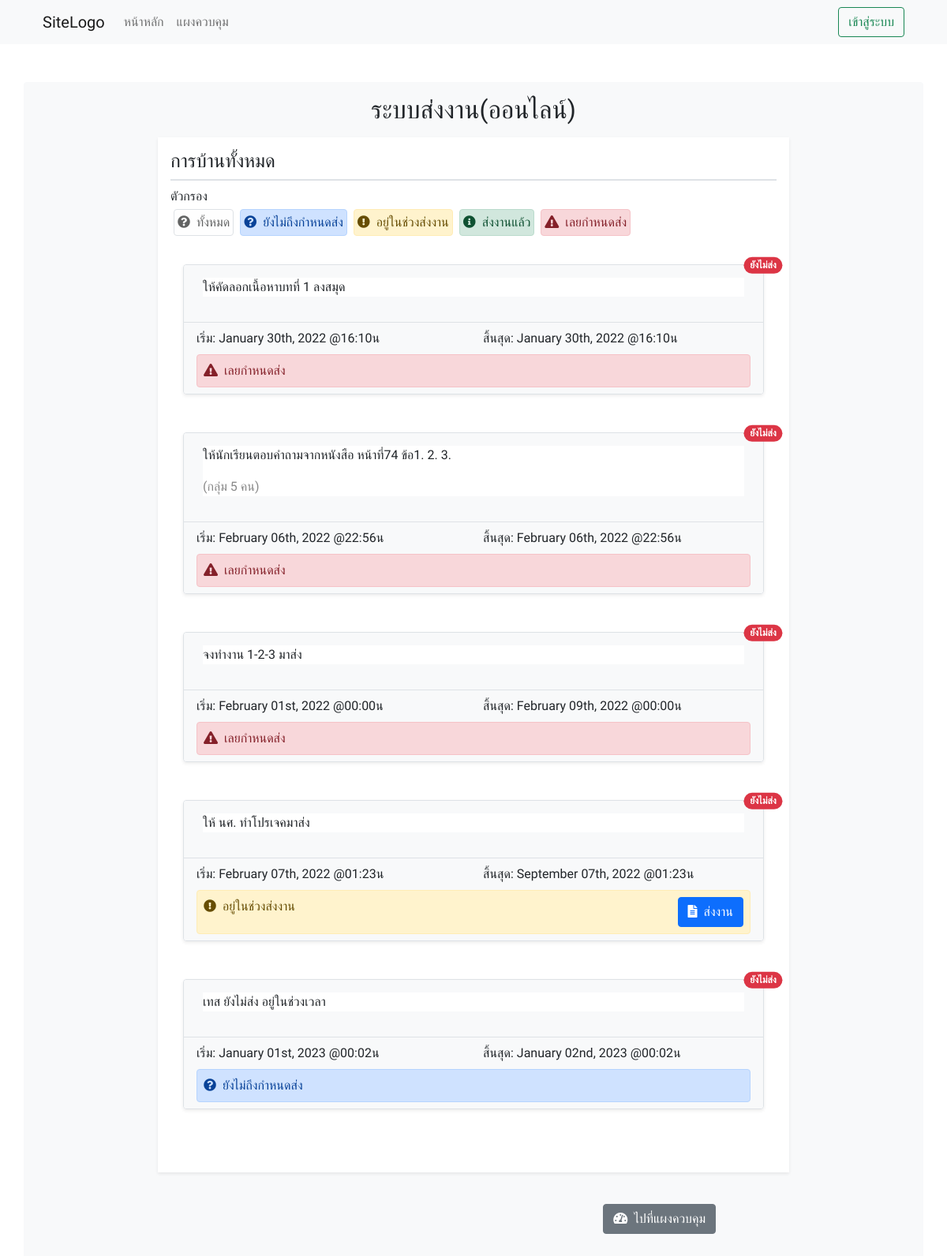
Page /assign/all.php?classid=5 (signed in) on the committed database.
### tables this page shows
CREATE TABLE `tb_exercise` (
  `ClassID` int(3) UNSIGNED ZEROFILL NOT NULL,
  `ExerciseID` int(3) UNSIGNED ZEROFILL NOT NULL,
  `ExerciseTitle` text NOT NULL,
  `ExerciseStart` datetime NOT NULL DEFAULT current_timestamp(),
  `ExerciseEnd` datetime NOT NULL DEFAULT current_timestamp()
);

### assign/all.php (the view, shortened to what this page needs)
<!DOCTYPE html>
<html lang="en">
<?php
include("../sys_db_connect.php");
$sql = "SELECT *,
            (
                SELECT COUNT(*)
                FROM tb_exercisesend es
            )AS Status,
            (
                SELECT COUNT(*)
                FROM tb_exercisesend es
                WHERE es.ExerciseID=e.ExerciseID
                AND es.UserID=?
            )AS Send
        FROM tb_exercise e
        WHERE ClassID=?
        ORDER BY e.ExerciseEnd";
$stmt = $mysqli->prepare($sql);
$stmt->bind_param("ii", $_SESSION['UserID'], $_GET['classid']);
$stmt->execute();
$exercies = $stmt->get_result()->fetch_all(MYSQLI_ASSOC);
?>
<head>
    <link rel="stylesheet" href="https://cdnjs.cloudflare.com/ajax/libs/twitter-bootstrap/5.0.0-beta1/css/bootstrap.min.css" />
    <link rel="stylesheet" href="https://cdnjs.cloudflare.com/ajax/libs/font-awesome/5.15.2/css/all.min.css" />
    <link href="https://cdn.quilljs.com/1.3.6/quill.snow.css" rel="stylesheet">
</head>
<body>
    <header class="bg-light">
        <div class="container">
            <nav class="navbar navbar-expand-lg navbar-light ">
                <div class="container-fluid">
                    <a class="navbar-brand" href="/Anuchit/index.php">SiteLogo</a>
                    <div class="collapse navbar-collapse" id="navbarSupportedContent">
                        <ul class="navbar-nav me-auto mb-2 mb-lg-0">
                            <li class="nav-item">
                                <a class="nav-link" aria-current="page" href="/Anuchit/index.php">หน้าหลัก</a>
                            </li>
                            <li class="nav-item">
                                <a class="nav-link" href="/Anuchit/dashboard.php">แผงควบคุม</a>
                            </li>
                        </ul>
                        <div class="d-flex ms-3">
                            <a href="./login.php" class="btn btn-outline-success">เข้าสู่ระบบ</a>
                        </div>
                    </div>
                </div>
            </nav>
        </div>
    </header>
    <main>
        <div class="container mt-5 bg-light p-3 rounded">
            <h2 class="col-12 text-center">ระบบส่งงาน(ออนไลน์)</h2>
            <div class="col-12 bg-white p-3 mt-3 shadow-sm mx-auto" style="max-width:800px">
                <h4 class="col-sm-12 border-bottom border-2 pb-2 mb-2">การบ้านทั้งหมด</h4>
                <div class="row g-0 mb-3">
                    <div class="col-sm-12">
                        ตัวกรอง
                    </div>
                    <div class="col-auto m-1 alert alert-light p-1 border" role="button" onclick="filter(3)">
                        <i class="fa fa-question-circle me-1" aria-hidden="true"></i> ทั้งหมด
                    </div>
                    <div class="col-auto m-1 alert alert-primary p-1" role="button" onclick="filter(-1)">
                        <i class="fa fa-question-circle me-1" aria-hidden="true"></i> ยังไม่ถึงกำหนดส่ง
                    </div>
                    <div class="col-auto m-1 alert alert-warning p-1" role="button" onclick="filter(0)">
                        <i class="fa fa-exclamation-circle me-1" aria-hidden="true"></i> อยู่ในช่วงส่งงาน
                    </div>
                    <div class="col-auto m-1 alert alert-success p-1" role="button" onclick="filter(1)">
                        <i class="fa fa-info-circle me-1" aria-hidden="true"></i> ส่งงานแล้ว
                    </div>
                    <div class="col-auto m-1 alert alert-danger p-1" role="button" onclick="filter(2)">
                        <i class="fa fa-exclamation-triangle me-1" aria-hidden="true"></i> เลยกำหนดส่ง
                    </div>
                </div>
                <div class="p-3">
                    <?php
                    foreach ($exercies as $i => $x) :
                        $today = strtotime(date('Y-m-d H:i:s'));
                        $classBegin = strtotime($x['ExerciseStart']);
                        $classEnd = strtotime($x['ExerciseEnd']);
                    ?>
                        <div class="ex-group col-sm-12 shadow-sm position-relative border rounded">
                            <div class="px-4 py-3 bg-light rounded-top border-bottom">
                                <div class="ql-editor bg-white">
                                    <?= $x['ExerciseTitle'] ?>
                                </div>
                            </div>
                            <div class="px-3 py-2 bg-light rounded-bottom">
                                <div class="row mb-2">
                                    <div class="col-sm-6">เริ่ม: <?= date('F dS, Y @H:iน', $classBegin) ?></div>
                                    <div class="col-sm-6">สิ้นสุด: <?= date('F dS, Y @H:iน', $classEnd) ?></div>
                                </div>
                                <?php
                                if ($today < $classBegin) :
                                ?>
                                    <div class="alert alert-primary p-2 mb-0" role="alert">
                                        <i class="fa fa-question-circle me-1" aria-hidden="true"></i> ยังไม่ถึงกำหนดส่ง
                                    </div>
                                <?php
                                elseif ($today > $classEnd) :
                                ?>
                                    <div class="alert alert-danger p-2 mb-0" role="alert">
                                        <i class="fa fa-exclamation-triangle me-1" aria-hidden="true"></i> เลยกำหนดส่ง
                                    </div>
                                <?php
                                else :
                                ?>
                                    <div class="">
                                        <div class="alert alert-warning p-2 mb-0" role="alert">
                                            <div>
                                                <div class="row g-0">
                                                    <div class="col-auto">
                                                        <i class="fa fa-exclamation-circle me-1" aria-hidden="true"></i> อยู่ในช่วงส่งงาน
                                                    </div>
                                                    <button class="col-auto btn btn-primary ms-auto me-0" onclick="showForm(this)">
                                                        <i class="fa fa-file-alt me-1" aria-hidden="true"></i> ส่งงาน
                                                    </button>
                                                </div>
                                            </div>
                                        </div>
                                    </div>
                                <?php
                                endif;
                                if ($x['Send'] == 0) :
                                ?>
                                    <span class="position-absolute top-0 start-100 translate-middle badge rounded-pill bg-danger">
                                        ยังไม่ส่ง
                                    </span>
                                <?php endif; ?>
                            </div>
                        </div>
                    <?php
                    endforeach;
                    ?>
                </div>
            </div>
            <div class="col-7 mx-auto mt-4">
                <div class="col-12 p-3 mt-3 text-end">
                    <a href="../dashboard.php" class="btn btn-secondary">
                        <i class="fa fa-tachometer-alt me-1" aria-hidden="true"></i> ไปที่แผงควบคุม
                    </a>
                </div>
            </div>
        </div>
    </main>
</body>
</html>

### assign/all.php (style rules this page uses)
* { font-family: 'Sarabun', sans-serif; }
.ql-editor { white-space: nowrap; }
.ex-group { margin-bottom: 3rem; animation: fade-in .75s forwards; }

### rows in the picture
tb_exercise: ExerciseTitle "ให้คัดลอกเนื้อหาบทที่ 1 ลงสมุด", ExerciseStart "January 30th, 2022 @16:10น", ExerciseEnd "January 30th, 2022 @16:10น", shows "เลยกำหนดส่ง"
tb_exercise: ExerciseTitle "ให้นักเรียนตอบคำถามจากหนังสือ หน้าที่74 ข้อ1. 2. 3. (กลุ่ม 5 คน)", ExerciseStart "February 06th, 2022 @22:56น", ExerciseEnd "February 06th, 2022 @22:56น", shows "เลยกำหนดส่ง"
tb_exercise: ExerciseTitle "จงทำงาน 1-2-3 มาส่ง", ExerciseStart "February 01st, 2022 @00:00น", ExerciseEnd "February 09th, 2022 @00:00น", shows "เลยกำหนดส่ง"
tb_exercise: ExerciseTitle "ให้ นศ. ทำโปรเจคมาส่ง", ExerciseStart "February 07th, 2022 @01:23น", ExerciseEnd "September 07th, 2022 @01:23น"
tb_exercise: ExerciseTitle "เทส ยังไม่ส่ง อยู่ในช่วงเวลา", ExerciseStart "January 01st, 2023 @00:02น", ExerciseEnd "January 02nd, 2023 @00:02น", shows "ยังไม่ถึงกำหนดส่ง"
